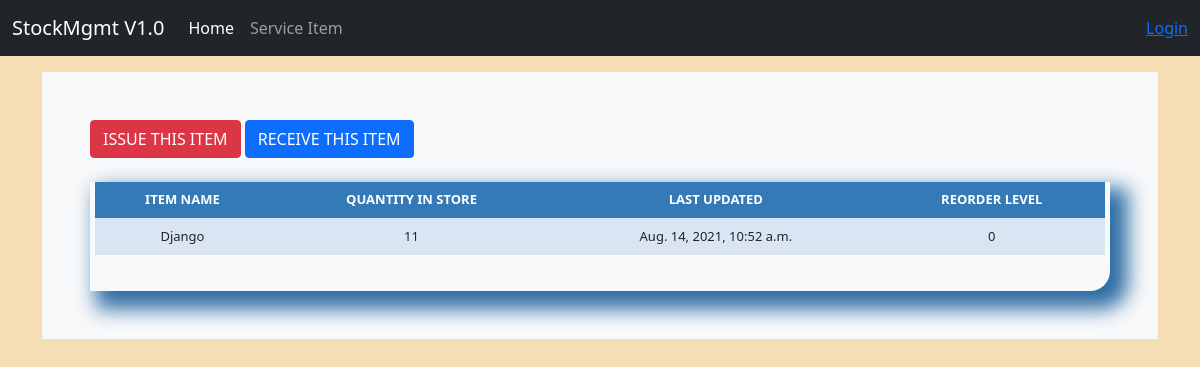
Page /stock_detail/14/ on the committed database.
### stockmgmgt/models.py (models this page shows)
class Stock(models.Model):
    category = models.ForeignKey(Category, on_delete=models.CASCADE, blank=True)
    item_name = models.CharField(max_length=50, blank=True, null=False)
    quantity = models.IntegerField(default='0', blank=True, null=True)
    receive_quantity = models.IntegerField(default='0', blank=True, null=True)
    receive_by = models.CharField(max_length=50, blank=True, null=True)
    issue_quantity = models.IntegerField(default='0', blank=True, null=True)
    issue_by = models.CharField(max_length=50, blank=True, null=True)
    issue_to = models.CharField(max_length=50, blank=True, null=True)
    phone_number = models.CharField(max_length=50, blank=True, null=True)
    created_by = models.CharField(max_length=50, blank=True, null=True)
    reorder_level = models.IntegerField(default='0', blank=True, null=True)
    last_updated = models.DateTimeField(auto_now_add=False, auto_now=True)
    timestamp = models.DateTimeField(auto_now_add=True, auto_now=False)

### stockmgmgt/views.py (the view)
# urls.py: path('stock_detail/<str:pk>/', views.stock_detail, name="stock_detail"),
def stock_detail(request, pk):
    queryset = Stock.objects.get(id=pk)
    context = {
        "queryset": queryset,
    }
    return render(request, "stock_detail.html", context)

### stockmgmgt/templates/stock_detail.html (shortened to what this page needs)
{% load static %}
{% load crispy_forms_tags %}
<!doctype html>
<html lang="en">
<head>
    <link href="{% static 'css/stylesheet.css' %}" rel="stylesheet">
    <link href="{% static 'css/bootstrap.min.css' %}" rel="stylesheet">
    <link href="{% static 'css/navbar-top-fixed.css' %}" rel="stylesheet">
	<link href="{% static 'js/jquery-ui-1.12.1/jquery-ui.min.css' %}" rel="stylesheet">
	<link href="{% static 'js/jquery-ui-1.12.1/jquery-ui.structure.min.css' %}" rel="stylesheet">
	<link href="{% static 'js/jquery-ui-1.12.1/jquery-ui.theme.min.css' %}" rel="stylesheet">
</head>
<body style="background-color: wheat;">
    {%include 'navbar.html' %}
    <main role="main" class="container">
        <div class="bg-light p-5 round">
            <a href="{% url 'issue_items' queryset.id %}"><div class='btn btn-danger'>ISSUE THIS ITEM</div></a>
            <a href="{% url 'receive_items' queryset.id %}"><div class='btn btn-primary'>RECEIVE THIS ITEM</div></a>
            <br><br>
            <div class="display_table">
                <table class='table'>
                    <tr>
                        <th style="background-color: #337ab7;">ITEM NAME</th>
                        <th style="background-color: #337ab7;">QUANTITY IN STORE</th>
                        <th style="background-color: #337ab7;">LAST UPDATED</th>
                        <th style="background-color: #337ab7;">REORDER LEVEL</th>
                    </tr>
                    <tr>
                        <td>{{queryset.item_name}}</td>
                        <td>{{queryset.quantity}}</td>
                        <td>{{queryset.last_updated}}</td>
                        <td>{{queryset.reorder_level}}</td>
                    </tr>
                </table>
            </div>
        </div>
    </main>
</body>
</html>

### static/css/stylesheet.css (style rules this page uses)
.table { font-size: 13px; text-align: center; width: 95%; margin: auto; }
.table tr:nth-child(odd) { background: #B8CAE4 }
.table tr:nth-child(even) { background: #dae5f4 }
th { background-color: #337ab7; color: white; }
.display_table { border-bottom-right-radius: 20px; padding-left: 5px; padding-right: 5px; padding-bottom: 20px; box-shadow: 12px 12px 20px 6px #2e6da4; }

### static/css/navbar-top-fixed.css (style rules this page uses)
body { min-height: 75rem; padding-top: 4.5rem; }

### rows in the picture
Stock: item_name "Django", quantity "11", last_updated "Aug. 14, 2021, 10:52 a.m.", reorder_level "0"
